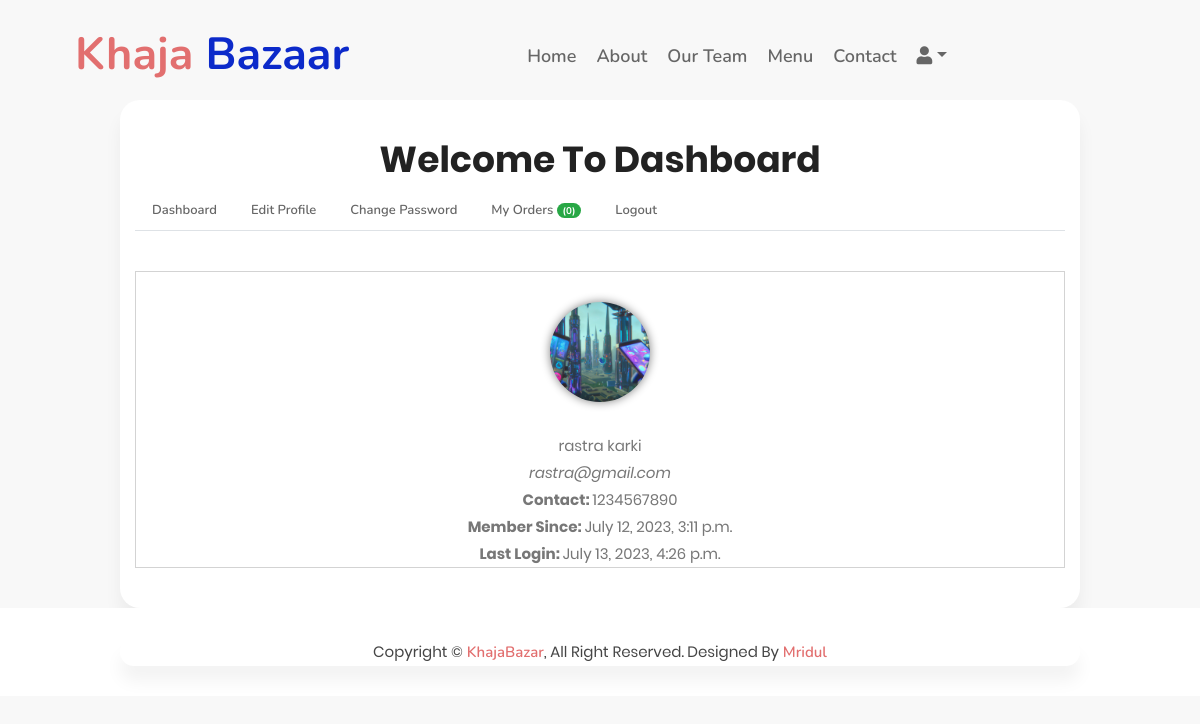
The app's page /dashboard/ (signed in) with its own data.
### home/models.py (models this page shows, shortened)
class Profile(models.Model):
    user = models.OneToOneField(User, on_delete=models.CASCADE)
    profile_pic = models.ImageField(upload_to='profiles/%Y/%m/%d', null=True, blank=True)
    contact_number = models.CharField(max_length=15, null=True, blank=True)
    address = models.TextField(blank=True)
    updated_on = models.DateTimeField(auto_now=True)
    class Meta:
        verbose_name_plural="Profile Table"

### home/views.py (the view)
# urls.py: path('dashboard/', homeViews.dashboard, name='dashboard'),
def dashboard(request):
    context={}
    login_user = get_object_or_404(User, id = request.user.id)
    profile = Profile.objects.get(user__id=request.user.id)
    context['profile'] = profile
    return render(request, 'dashboard.html', context)

### template/dashboard.html (shortened to what this page needs)
{% extends "base.html" %}
{% block content %}
<section id="mu-contact" style="padding-top:100px;">
    <div class="container">
        <div class="row">
            <div class="col-md-12">
                <div class="mu-contact-area">
                    <div class="mu-heading-area text-center">
                        <h2 class="mu-heading-title" style="margin-top: 30px;">Welcome To Dashboard</h2>
                    </div>
                    <div class="mu-contact-content">
                        <ul class="nav nav-tabs">
                            <li class="nav-item">
                                <a href="#dash" class="nav-link" data-toggle="tab">Dashboard</a>
                            </li>
                            <li class="nav-item">
                                <a href="#edit" class="nav-link" data-toggle="tab">Edit Profile</a>
                            </li>
                            <li class="nav-item">
                                <a href="#cpass" class="nav-link" data-toggle="tab">Change Password</a>
                            </li>
                            <li class="nav-item">
                                <a href="#orders" class="nav-link" data-toggle="tab">My Orders
                                    <span class="badge badge-success badge-pill">({{orders|length}})</span>
                                </a>
                            </li>
                            <li class="nav-item">
                                <a href="{% url 'logout' %}" class="nav-link" >Logout</a>
                            </li>
                        </ul>
                        <div class="tab-content">
                            <div class="tab-pane container-fluid active" id="dash">
                                <div class="row">
                                    <div class="col-md-12 text-center dash-content">
                                        {% if profile.profile_pic %}
                                        <a href="/media/{{profile.profile_pic}}"><img src="/media/{{profile.profile_pic}}" alt="" class="pic"></a>
                                        {% else %}
                                        <span class='pic'>{{profile.user.first_name.0}}</span>
                                        {% endif %}
                                        <p>{{user.first_name}}</p>
                                        <p><em>{{user.email}}</em></p>
                                        <p><strong>Contact: </strong>{{profile.contact_number}}</p>
                                        <p><strong>Member Since: </strong>{{user.date_joined}}</p>
                                        <p><strong>Last Login: </strong>{{user.last_login}}</p>
                                    </div>
                                </div>
                            </div>
                        </div>
                    </div>
                </div>
            </div>
        </div>
    </div>
</section>
{% endblock %}

### static/css/style.css (style rules this page uses)
body { color: #757575; background: #ffffff; font-family: "open sans", sans-serif; }
h1, h2, h3, h4, h5, h6 { color: #454545; font-family: "Nunito", sans-serif; }
a { font-family: "Nunito", sans-serif; font-weight: 600; color: #fbaf32; transition: 0.3s; }
.container-fluid { max-width: 1366px; }

### static/auth/css/style.css (style rules this page uses)
img { max-width: 100%; height: auto; }
p { margin-bottom: 0px; font-size: 15px; color: #777; }
h2 { line-height: 1.66; margin: 0; padding: 0; font-weight: bold; color: #222; font-family: Poppins; font-size: 36px; }
body { font-size: 13px; line-height: 1.8; color: #222; background: #f8f8f8; font-weight: 400; font-family: Poppins; }
.container { width: 9000px; background: #fff; margin: 0 auto; box-shadow: 0px 15px 16.83px 0.17px rgba(0, 0, 0, 0.05); -moz-box-shadow: 0px 15px 16.83px 0.17px rgba(0, 0, 0, 0.05); -webkit-box-shadow: 0px 15px 16.83px 0.17px rgba(0, 0, 0, 0.05); -o-box-shadow: 0px 15px 16.83px 0.17px rgba(0, 0, 0, 0.05); -ms-box-shadow: 0px 15px 16.83px 0.17px rgba(0, 0, 0, 0.05); border-radius: 20px; -moz-border-radius: 20px; -webkit-border-radius: 20px; -o-border-radius: 20px; -ms-border-radius: 20px; }
@media screen and (max-width: 1200px) { .container { width: calc( 100% - 30px); max-width: 100%; } }
@media screen and (min-width: 1024px) { .container { max-width: 1200px; } }

### template/dashboard.html (style rules this page uses)
.nav-link { color:#666666 !important; }
.dash-content { border:1px solid lightgray; margin:40px 0px; }
.dash-content .pic { background-color: gray; color: white; display: inline-block; height: 100px;width: 100px; border-radius: 50%; margin: 30px 0px; font-size: 30px; text-align: center; line-height: 100px; box-shadow: 0px 0px 10px gray; }
.container { width: 80%; }

### records on screen
Profile: profile_pic (picture), contact_number "1234567890"

### other values on screen
{{ orders|length }} "0"
{{ user.first_name }} "rastra karki"
{{ user.email }} "rastra@gmail.com"
{{ user.date_joined }} "July 12, 2023, 3:11 p.m."
{{ user.last_login }} "July 13, 2023, 4:26 p.m."
